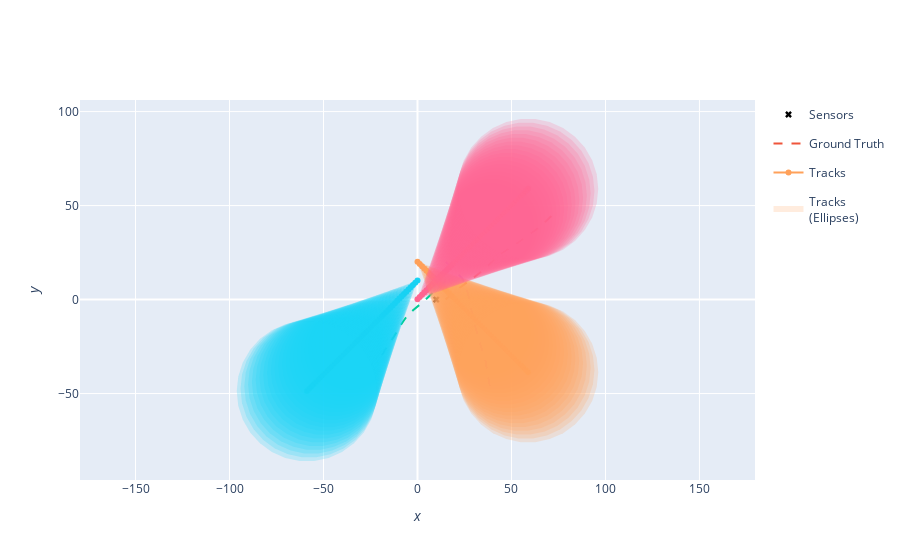

The notebook cell this image was saved under:
### Markdown cell above
Plot the ground truth, tracks, and uncertainty ellipses for each target

### Code cell
plotter = Plotterly()
plotter.plot_sensors(sensor)
plotter.plot_ground_truths(truths, [0, 2])
plotter.plot_tracks(tracks, [0, 2], uncertainty=True)
plotter.fig
